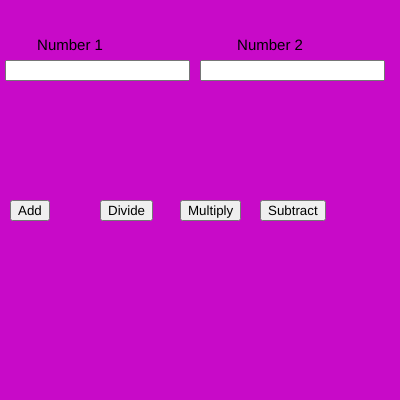
Frame 1 (no input)
Frame 60 (no input): identical to frame 1, image omitted
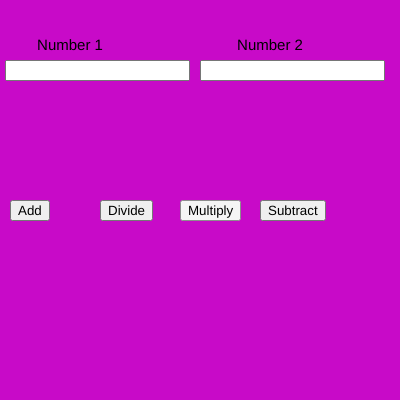
Frame 120 (the mouse pressed at the canvas centre since frame 60)

The p5.js sketch that drew these frames (run headless with seeded random() and noise() and a simulated clock; from frame 60 on, the mouse is pressed at the canvas centre):

// p5.js sketch
// ── sketch.js
var n1,n2;
var b1,b2,b3,b4;

function setup() {
  
  createCanvas(400, 400);
  
  num1 = createInput();
  num1.position(5, 60);
  
  num2 = createInput();
  num2.position(200, 60);
  
  b1 = createButton("Add");
  b1.position(10, 200);
  b1.mousePressed(add);
  
  b2 = createButton("Divide");
  b2.position(100, 200);
  b2.mousePressed(divide);

  b3 = createButton("Multiply");
  b3.position(180, 200);
  b3.mousePressed(mul);

  b4 = createButton("Subtract");
  b4.position(260, 200);
  b4.mousePressed(sub);
  
  function mul() {
    console.log( n1 * n2);
  }

  function add() {
    console.log( n1 + n2);
  }

  function divide() {
    console.log( n1 / n2);
  }

  function sub() {
    console.log( n1 - n2);
  }

  
  



  textAlign(CENTER);
  textSize(15);
}

function draw() {
  background(200,10,200);

  text("Number 1",70,50);
  text("Number 2",270,50);

  n1 = parseInt(num1.value());
  n2 = parseInt(num2.value());

  

}
